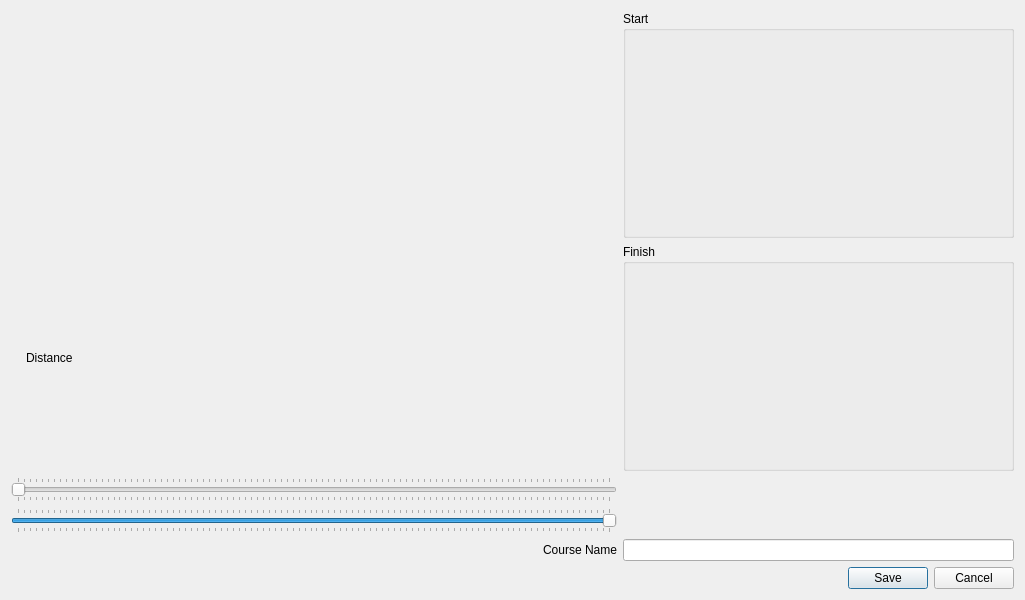
<?xml version="1.0" encoding="UTF-8"?>
<ui version="4.0">
 <class>CreateNewCourseDIalog</class>
 <widget class="QDialog" name="CreateNewCourseDIalog">
  <property name="geometry">
   <rect>
    <x>0</x>
    <y>0</y>
    <width>1025</width>
    <height>600</height>
   </rect>
  </property>
  <property name="windowTitle">
   <string>Create New Course</string>
  </property>
  <layout class="QGridLayout" name="gridLayout">
   <item row="3" column="0" colspan="2">
    <widget class="QSlider" name="endDistanceSlider">
     <property name="value">
      <number>99</number>
     </property>
     <property name="orientation">
      <enum>Qt::Horizontal</enum>
     </property>
     <property name="tickPosition">
      <enum>QSlider::TicksBothSides</enum>
     </property>
    </widget>
   </item>
   <item row="4" column="1">
    <widget class="QLabel" name="label">
     <property name="text">
      <string>Course Name</string>
     </property>
     <property name="alignment">
      <set>Qt::AlignRight|Qt::AlignTrailing|Qt::AlignVCenter</set>
     </property>
    </widget>
   </item>
   <item row="6" column="0" colspan="3">
    <widget class="QDialogButtonBox" name="buttonBox">
     <property name="orientation">
      <enum>Qt::Horizontal</enum>
     </property>
     <property name="standardButtons">
      <set>QDialogButtonBox::Cancel|QDialogButtonBox::Save</set>
     </property>
    </widget>
   </item>
   <item row="4" column="2">
    <widget class="QLineEdit" name="courseNameEdit"/>
   </item>
   <item row="2" column="0" colspan="2">
    <widget class="QSlider" name="startDistanceSlider">
     <property name="orientation">
      <enum>Qt::Horizontal</enum>
     </property>
     <property name="tickPosition">
      <enum>QSlider::TicksBothSides</enum>
     </property>
    </widget>
   </item>
   <item row="0" column="2">
    <widget class="QGroupBox" name="groupBox">
     <property name="title">
      <string>Start</string>
     </property>
     <layout class="QHBoxLayout" name="horizontalLayout">
      <item>
       <widget class="VideoScreenshotWidget" name="startVideoScreenshotWidget" native="true">
        <property name="sizePolicy">
         <sizepolicy hsizetype="Preferred" vsizetype="Preferred">
          <horstretch>10</horstretch>
          <verstretch>0</verstretch>
         </sizepolicy>
        </property>
       </widget>
      </item>
     </layout>
    </widget>
   </item>
   <item row="0" column="1">
    <widget class="AltitudeProfileWidget" name="altitudeProfileWidget" native="true">
     <property name="sizePolicy">
      <sizepolicy hsizetype="Fixed" vsizetype="Preferred">
       <horstretch>1</horstretch>
       <verstretch>0</verstretch>
      </sizepolicy>
     </property>
     <property name="minimumSize">
      <size>
       <width>600</width>
       <height>0</height>
      </size>
     </property>
    </widget>
   </item>
   <item row="1" column="2">
    <widget class="QGroupBox" name="groupBox_2">
     <property name="title">
      <string>Finish</string>
     </property>
     <layout class="QHBoxLayout" name="horizontalLayout_2">
      <item>
       <widget class="VideoScreenshotWidget" name="endVideoScreenshotWidget" native="true"/>
      </item>
     </layout>
    </widget>
   </item>
   <item row="1" column="1">
    <widget class="QWidget" name="widget" native="true">
     <layout class="QGridLayout" name="gridLayout_2">
      <item row="0" column="0">
       <widget class="QLabel" name="distanceLabel">
        <property name="text">
         <string>Distance</string>
        </property>
       </widget>
      </item>
      <item row="0" column="1">
       <widget class="QLabel" name="distanceValueLabel">
        <property name="text">
         <string/>
        </property>
       </widget>
      </item>
     </layout>
    </widget>
   </item>
  </layout>
 </widget>
 <customwidgets>
  <customwidget>
   <class>AltitudeProfileWidget</class>
   <extends>QWidget</extends>
   <header>maingui/altitudeprofilewidget.h</header>
   <container>1</container>
  </customwidget>
  <customwidget>
   <class>VideoScreenshotWidget</class>
   <extends>QWidget</extends>
   <header>maingui/videoscreenshotwidget.h</header>
   <container>1</container>
  </customwidget>
 </customwidgets>
 <resources/>
 <connections>
  <connection>
   <sender>buttonBox</sender>
   <signal>accepted()</signal>
   <receiver>CreateNewCourseDIalog</receiver>
   <slot>accept()</slot>
   <hints>
    <hint type="sourcelabel">
     <x>248</x>
     <y>254</y>
    </hint>
    <hint type="destinationlabel">
     <x>157</x>
     <y>274</y>
    </hint>
   </hints>
  </connection>
  <connection>
   <sender>buttonBox</sender>
   <signal>rejected()</signal>
   <receiver>CreateNewCourseDIalog</receiver>
   <slot>reject()</slot>
   <hints>
    <hint type="sourcelabel">
     <x>316</x>
     <y>260</y>
    </hint>
    <hint type="destinationlabel">
     <x>286</x>
     <y>274</y>
    </hint>
   </hints>
  </connection>
 </connections>
</ui>
